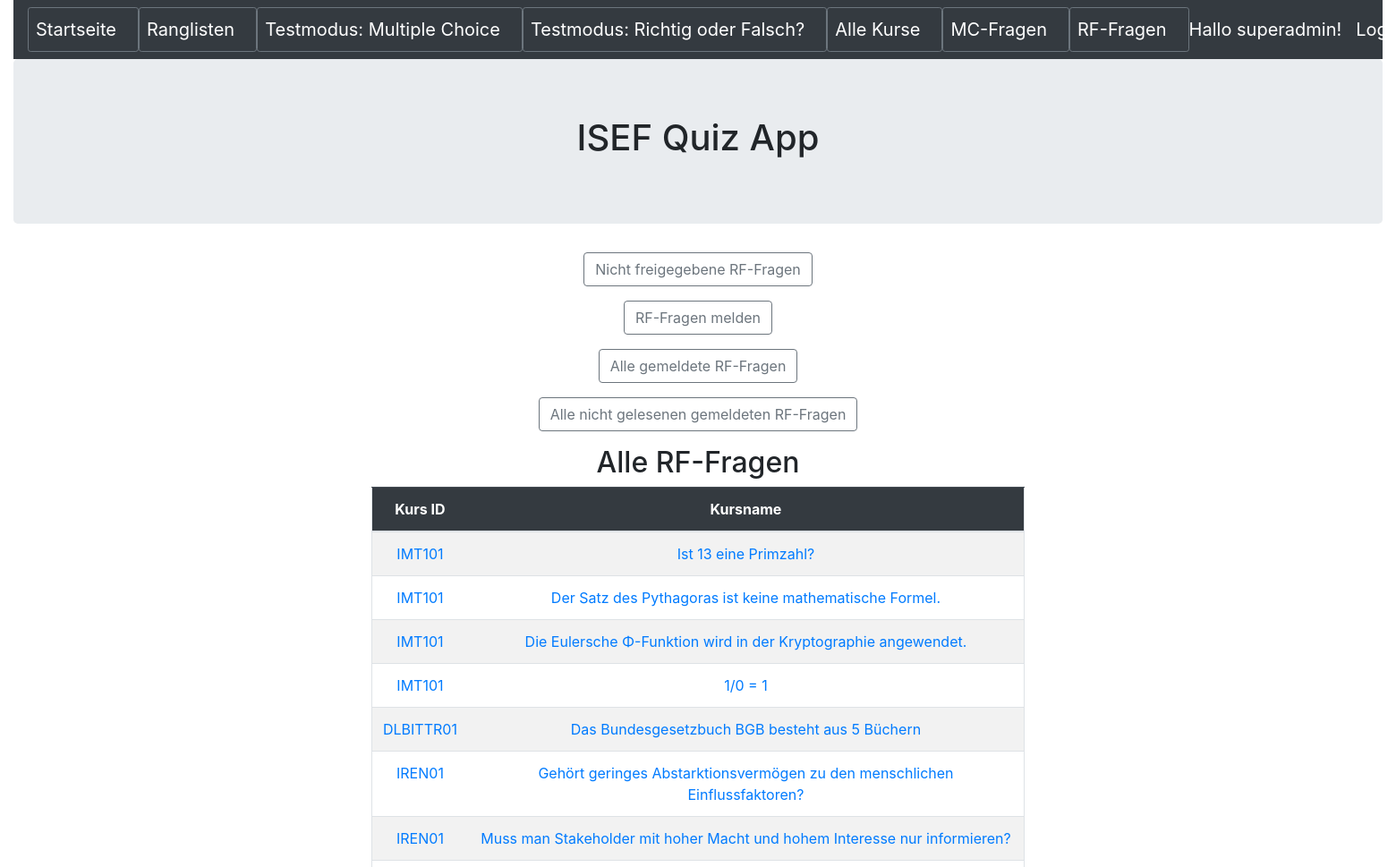
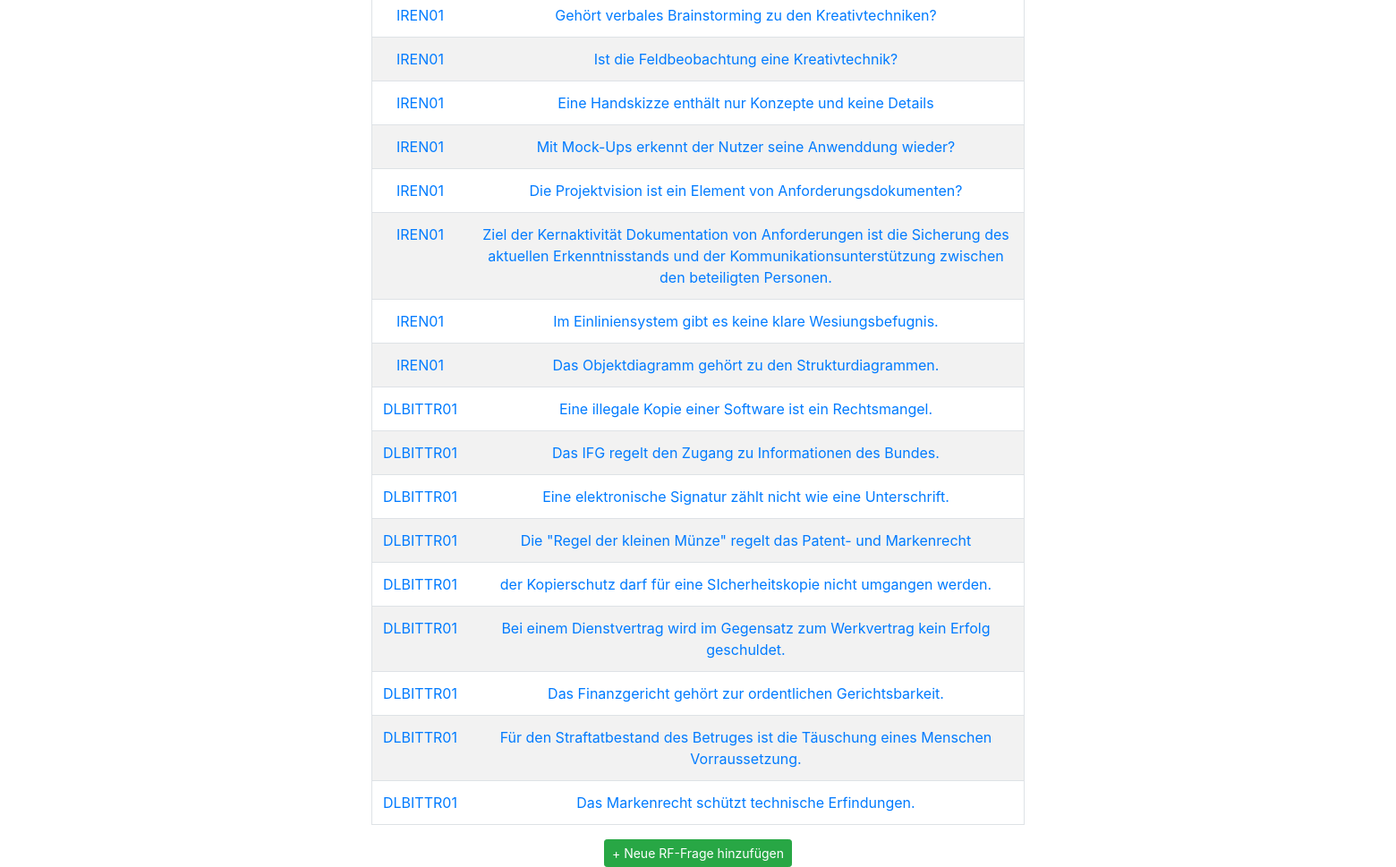
Screenshot of /richtigoderfalsch (signed in) with the database file from the repository (2 pictures, top to bottom).
### quiz/models.py (models this page shows, shortened)
class RichtigOderFalsch(models.Model):
    name = models.CharField(max_length=255,blank=False,help_text='Geben Sie hier die Frage ein')
    kurs = models.ForeignKey(Kurs,null=True,blank=False,on_delete=models.CASCADE,help_text='Wählen Sie den Kurs, welchem die Frage zugewiesen wird')
    behauptungrichtig = models.BooleanField(default=False,verbose_name="Behauptung wahr?")
    freigegeben=models.BooleanField(default=False,help_text='Frage freigeben?',verbose_name="Frage freigeben")

class Kurs(models.Model):
    name = models.CharField(max_length=50,help_text='Geben Sie den Namen des Kurses ein')
    beschreibung = models.CharField(max_length=255,help_text='Geben Sie die Beschreibung des Kurses ein')
    def __str__(self):
        return self.name

### quiz/views.py (the view)
# urls.py: path('richtigoderfalsch', RichtigOderFalschHome.as_view(), name='richtigoderfalsch_start'),
class RichtigOderFalschHome(AuthListView):
    model = RichtigOderFalsch
    template_name = 'richtigoderfalsch/richtigoderfalsch_home.html'
    permission_required = ('quiz.view_richtigoderfalsch')
    def get_queryset(self):
        return RichtigOderFalsch.objects.filter(freigegeben = True)

### quiz/templates/richtigoderfalsch/richtigoderfalsch_home.html
{% extends 'base.html' %}
{% block content %}
<div class="text-center">
	<p><button type="button" class="btn btn-outline-secondary" onclick="location.href='{% url 'richtigoderfalsch_nichtfreigegeben'  %}'"> Nicht freigegebene RF-Fragen</button></p>
	<p><button type="button" class="btn btn-outline-secondary" onclick="location.href='{% url 'meldungrffrage_select'  %}'"> RF-Fragen melden</button></p>
	<p><button type="button" class="btn btn-outline-secondary" onclick="location.href='{% url 'meldungrffragen'  %}'">Alle gemeldete RF-Fragen</button></p>
	<p><button type="button" class="btn btn-outline-secondary" onclick="location.href='{% url 'meldungrffragen_ungelesen'  %}'"> Alle nicht gelesenen gemeldeten RF-Fragen</button></p>
</div>
<div class="container text-center">
	<div class="row justify-content-md-center">
		<div class="col-sm-8 ">
            <h2>Alle RF-Fragen</h2>
            <table class ="table border table-hover table-striped">
                <thead class="table-dark">
					<th width="100" scope = "col">Kurs ID</th>
					<th  scope = "col">Kursname</th>
				</thead>
                <tbody>
                {% for richtigoderfalsch in object_list %}
                <tr>
	                    <td><a href="{% url 'richtigoderfalsch_detail' richtigoderfalsch.pk %}">{{ richtigoderfalsch.kurs }}</a></td>
                        <td><a href="{% url 'richtigoderfalsch_detail' richtigoderfalsch.pk %}">{{ richtigoderfalsch.name }}</a></td>
                {% endfor %}
                </tbody>
            </table>
            <a class="btn btn-success btn-sm" href="{% url 'richtigoderfalsch_neue_frage' %}">+ Neue RF-Frage hinzufügen</a>
        </div>
	</div>
</div>
{% endblock content %}

### templates/base.html (shortened to what this page needs)
<!DOCTYPE html>
<html>
  <head>
	<link rel="stylesheet" href="https://stackpath.bootstrapcdn.com/bootstrap/4.5.0/css/bootstrap.min.css">
  </head>
  <body>
    <div class="container-fluid">
        <header>
            <nav class="navbar navbar-expand-lg navbar-dark bg-dark">
                <button type="button" class="btn btn-outline-secondary btn-sm"><a class="navbar-brand" href="{% url 'index' %}">Startseite</a></button>
                <button type="button" class="btn btn-outline-secondary btn-sm"><a class="navbar-brand" href="{% url 'ergebnis_start' %}">Ranglisten</a></button>
                <button type="button" class="btn btn-outline-secondary btn-sm"><a class="navbar-brand" href="{% url 'mctest_select' %}">Testmodus: Multiple Choice</a></button>
                <button type="button" class="btn btn-outline-secondary btn-sm"><a class="navbar-brand" href="{% url 'rftest_select' %}">Testmodus: Richtig oder Falsch?</a></button>
                <button type="button" class="btn btn-outline-secondary btn-sm"><a class="navbar-brand" href="{% url 'kurs_start' %}">Alle Kurse</a></button>
                <button type="button" class="btn btn-outline-secondary btn-sm"><a class="navbar-brand" href="{% url 'frage_start' %}">MC-Fragen</a></button>
                <button type="button" class="btn btn-outline-secondary btn-sm"><a class="navbar-brand" href="{% url 'richtigoderfalsch_start' %}">RF-Fragen</a></button>
				{% if user.is_authenticated %}
                <a class="navbar-brand ml-auto order-md-last ">Hallo {{ user.get_username }}!</a>
                <a class="navbar-brand ml-auto order-md-last" href="{% url 'logout'%}?next={{request.path}}">Logout</a>
                {% else %}
                <a class="navbar-brand ml-auto order-md-last" href="{% url 'login'%}?next={{request.path}}">Login</a>
                {% endif %}
            </nav>
        </header>
        <div class="jumbotron">
            <h1 class="text-center">ISEF Quiz App</h1>
        </div>
        {% block content %}
        {% endblock content %}
    </div>
  </body>
</html>

### rows the page displays
RichtigOderFalsch: kurs "IMT101", name "Ist 13 eine Primzahl?"
RichtigOderFalsch: kurs "IMT101", name "Der Satz des Pythagoras ist keine mathematische Formel."
RichtigOderFalsch: kurs "IMT101", name "Die Eulersche Φ-Funktion wird in der Kryptographie angewendet."
RichtigOderFalsch: kurs "IMT101", name "1/0 = 1"
RichtigOderFalsch: kurs "DLBITTR01", name "Das Bundesgesetzbuch BGB besteht aus 5 Büchern"
RichtigOderFalsch: kurs "IREN01", name "Gehört geringes Abstarktionsvermögen zu den menschlichen Einflussfaktoren?"
RichtigOderFalsch: kurs "IREN01", name "Muss man Stakeholder mit hoher Macht und hohem Interesse nur informieren?"
RichtigOderFalsch: kurs "IREN01", name "Gehört verbales Brainstorming zu den Kreativtechniken?"
RichtigOderFalsch: kurs "IREN01", name "Ist die Feldbeobachtung eine Kreativtechnik?"
RichtigOderFalsch: kurs "IREN01", name "Eine Handskizze enthält nur Konzepte und keine Details"
RichtigOderFalsch: kurs "IREN01", name "Mit Mock-Ups erkennt der Nutzer seine Anwenddung wieder?"
RichtigOderFalsch: kurs "IREN01", name "Die Projektvision ist ein Element von Anforderungsdokumenten?"
RichtigOderFalsch: kurs "IREN01", name "Ziel der Kernaktivität Dokumentation von Anforderungen ist die Sicherung des aktuellen Erkenntnisstands und der Kommunikationsunterstützung zwischen den beteiligten Personen."
RichtigOderFalsch: kurs "IREN01", name "Im Einliniensystem gibt es keine klare Wesiungsbefugnis."
RichtigOderFalsch: kurs "IREN01", name "Das Objektdiagramm gehört zu den Strukturdiagrammen."
RichtigOderFalsch: kurs "DLBITTR01", name "Eine illegale Kopie einer Software ist ein Rechtsmangel."
RichtigOderFalsch: kurs "DLBITTR01", name "Das IFG regelt den Zugang zu Informationen des Bundes."
RichtigOderFalsch: kurs "DLBITTR01", name "Eine elektronische Signatur zählt nicht wie eine Unterschrift."
RichtigOderFalsch: kurs "DLBITTR01", name "Die \"Regel der kleinen Münze\" regelt das Patent- und Markenrecht"
RichtigOderFalsch: kurs "DLBITTR01", name "der Kopierschutz darf für eine SIcherheitskopie nicht umgangen werden."
RichtigOderFalsch: kurs "DLBITTR01", name "Bei einem Dienstvertrag wird im Gegensatz zum Werkvertrag kein Erfolg geschuldet."
RichtigOderFalsch: kurs "DLBITTR01", name "Das Finanzgericht gehört zur ordentlichen Gerichtsbarkeit."
RichtigOderFalsch: kurs "DLBITTR01", name "Für den Straftatbestand des Betruges ist die Täuschung eines Menschen Vorraussetzung."
RichtigOderFalsch: kurs "DLBITTR01", name "Das Markenrecht schützt technische Erfindungen."

### other values shown
{{ user.get_username }} "superadmin"
